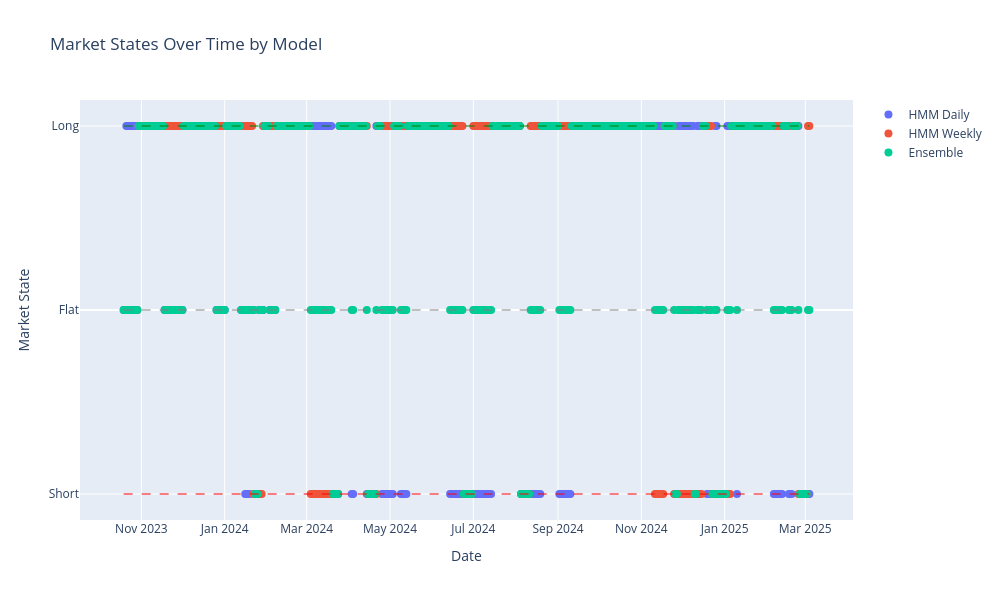

The notebook cell saved with this chart:
### Code cell
# Create an interactive time series plot for all columns in the voting table using Plotly
import plotly.graph_objects as go
import pandas as pd

# Convert categorical data to numeric for plotting
numeric_voting_table = pd.DataFrame()
for column in model.voting_table.columns:
    numeric_voting_table[column] = model.voting_table[column].map({'Long': 1, 'Short': -1, 'Flat': 0})

# Create figure
fig = go.Figure()

# Add traces for each column
for column in numeric_voting_table.columns:
    fig.add_trace(go.Scatter(
        x=numeric_voting_table.index,
        y=numeric_voting_table[column],
        mode='markers',  # Use dots instead of lines
        marker=dict(size=8),
        name=column,
        hovertemplate='%{x}<br>%{text}',
        text=[model.voting_table[column][i] for i in numeric_voting_table.index]  # Show original state in hover
    ))

# Add horizontal lines to indicate states
fig.add_shape(type="line", x0=numeric_voting_table.index[0], y0=1, x1=numeric_voting_table.index[-1], y1=1,
              line=dict(color="green", width=1, dash="dash"), name="Long")
fig.add_shape(type="line", x0=numeric_voting_table.index[0], y0=0, x1=numeric_voting_table.index[-1], y1=0,
              line=dict(color="gray", width=1, dash="dash"), name="Flat")
fig.add_shape(type="line", x0=numeric_voting_table.index[0], y0=-1, x1=numeric_voting_table.index[-1], y1=-1,
              line=dict(color="red", width=1, dash="dash"), name="Short")

# Update layout
fig.update_layout(
    title='Market States Over Time by Model',
    xaxis_title='Date',
    yaxis_title='Market State',
    yaxis=dict(
        tickvals=[-1, 0, 1],
        ticktext=['Short', 'Flat', 'Long']
    ),
    hovermode='closest',
    height=600,
    width=1000
)

# Show the plot
fig.show()

### Figure 1 — Plotly figure (JSON) as saved in the notebook; plotly's stock layout.template omitted (floating-point values rounded to 4 significant figures; data arrays with more than 128 entries replaced by an {"elided": "..."} marker saying what was removed)
{"data": [{"hovertemplate": "%{x}<br>%{text}", "marker": {"size": 8}, "mode": "markers", "name": "HMM Daily", "text": {"elided": "503 str values"}, "type": "scatter", "x": {"elided": "503 str values"}, "y": {"elided": "503 int values"}}, {"hovertemplate": "%{x}<br>%{text}", "marker": {"size": 8}, "mode": "markers", "name": "HMM Weekly", "text": {"elided": "503 str values"}, "type": "scatter", "x": {"elided": "503 str values"}, "y": {"elided": "503 int values"}}, {"hovertemplate": "%{x}<br>%{text}", "marker": {"size": 8}, "mode": "markers", "name": "Ensemble", "text": {"elided": "503 str values"}, "type": "scatter", "x": {"elided": "503 str values"}, "y": {"elided": "503 int values"}}], "layout": {"height": 600, "hovermode": "closest", "shapes": [{"line": {"color": "green", "dash": "dash", "width": 1}, "name": "Long", "type": "line", "x0": "2023-10-19T00:00:00", "x1": "2025-03-04T00:00:00", "y0": 1, "y1": 1}, {"line": {"color": "gray", "dash": "dash", "width": 1}, "name": "Flat", "type": "line", "x0": "2023-10-19T00:00:00", "x1": "2025-03-04T00:00:00", "y0": 0, "y1": 0}, {"line": {"color": "red", "dash": "dash", "width": 1}, "name": "Short", "type": "line", "x0": "2023-10-19T00:00:00", "x1": "2025-03-04T00:00:00", "y0": -1, "y1": -1}], "title": {"text": "Market States Over Time by Model"}, "width": 1000, "xaxis": {"title": {"text": "Date"}}, "yaxis": {"ticktext": ["Short", "Flat", "Long"], "tickvals": [-1, 0, 1], "title": {"text": "Market State"}}}}
